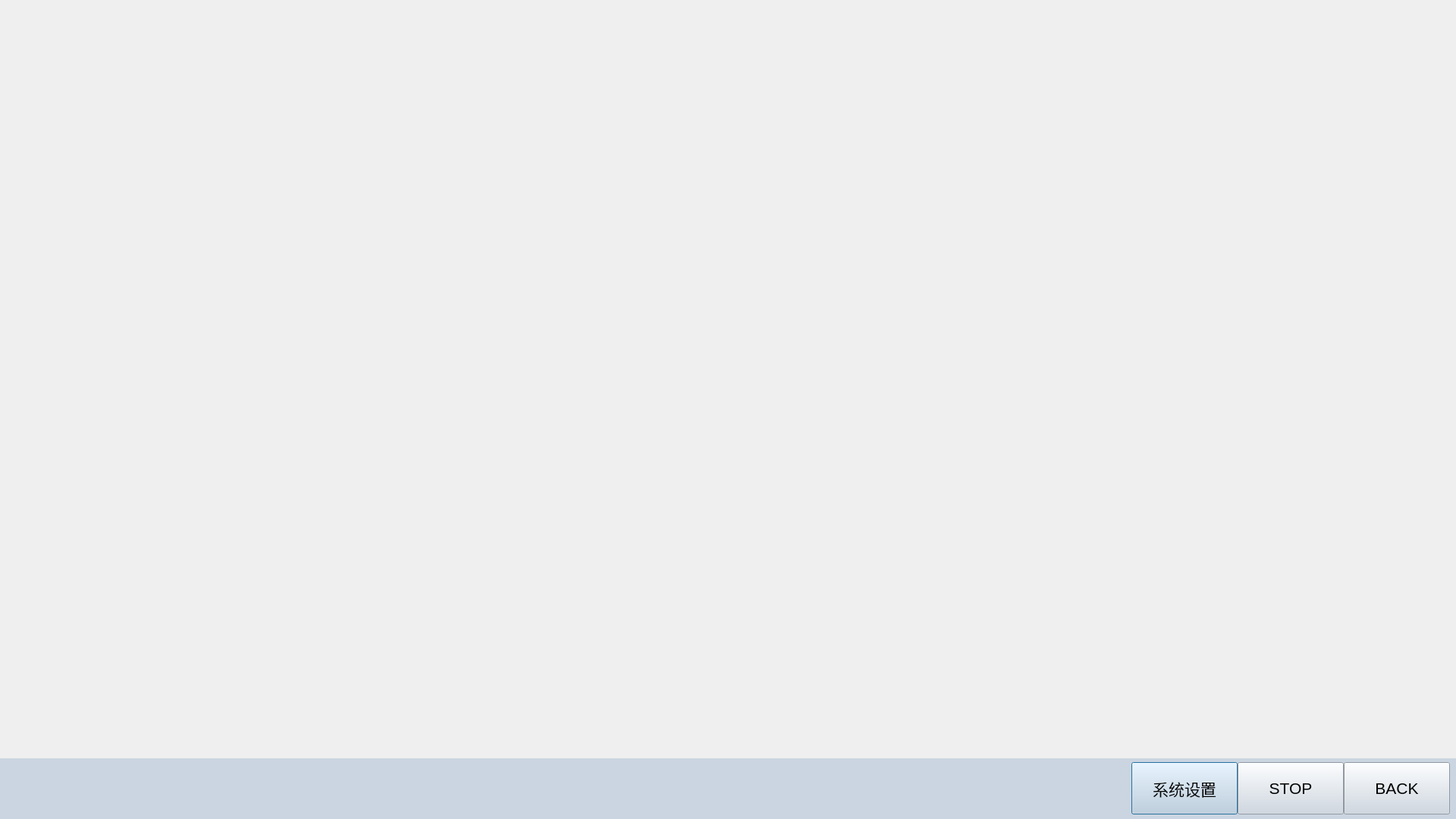
<?xml version="1.0" encoding="UTF-8"?>
<ui version="4.0">
 <class>BaseMainWindowClass</class>
 <widget class="QDialog" name="BaseMainWindowClass">
  <property name="geometry">
   <rect>
    <x>0</x>
    <y>0</y>
    <width>1920</width>
    <height>1080</height>
   </rect>
  </property>
  <property name="minimumSize">
   <size>
    <width>1920</width>
    <height>1080</height>
   </size>
  </property>
  <property name="maximumSize">
   <size>
    <width>1920</width>
    <height>1080</height>
   </size>
  </property>
  <property name="windowTitle">
   <string>BaseUI</string>
  </property>
  <layout class="QVBoxLayout" name="verticalLayout">
   <property name="spacing">
    <number>0</number>
   </property>
   <property name="leftMargin">
    <number>0</number>
   </property>
   <property name="topMargin">
    <number>0</number>
   </property>
   <property name="rightMargin">
    <number>0</number>
   </property>
   <property name="bottomMargin">
    <number>0</number>
   </property>
   <item>
    <widget class="TitleBarView" name="title_bar">
     <property name="minimumSize">
      <size>
       <width>1920</width>
       <height>135</height>
      </size>
     </property>
     <property name="maximumSize">
      <size>
       <width>1920</width>
       <height>135</height>
      </size>
     </property>
    </widget>
   </item>
   <item>
    <widget class="QStackedWidget" name="main_stack_">
     <property name="minimumSize">
      <size>
       <width>1920</width>
       <height>865</height>
      </size>
     </property>
     <property name="maximumSize">
      <size>
       <width>1920</width>
       <height>865</height>
      </size>
     </property>
    </widget>
   </item>
   <item>
    <widget class="QWidget" name="bottom_bar" native="true">
     <property name="minimumSize">
      <size>
       <width>1920</width>
       <height>80</height>
      </size>
     </property>
     <property name="maximumSize">
      <size>
       <width>1920</width>
       <height>80</height>
      </size>
     </property>
     <property name="styleSheet">
      <string notr="true">QWidget { background:#CBD5E1; }</string>
     </property>
     <layout class="QHBoxLayout" name="bottom_layout">
      <property name="spacing">
       <number>0</number>
      </property>
      <property name="leftMargin">
       <number>8</number>
      </property>
      <property name="topMargin">
       <number>5</number>
      </property>
      <property name="rightMargin">
       <number>8</number>
      </property>
      <property name="bottomMargin">
       <number>6</number>
      </property>
      <item>
       <spacer name="horizontalSpacer">
        <property name="orientation">
         <enum>Qt::Horizontal</enum>
        </property>
        <property name="sizeHint" stdset="0">
         <size>
          <width>40</width>
          <height>20</height>
         </size>
        </property>
       </spacer>
      </item>
      <item>
       <widget class="PsButton" name="system_setting_button_">
        <property name="minimumSize">
         <size>
          <width>140</width>
          <height>69</height>
         </size>
        </property>
        <property name="maximumSize">
         <size>
          <width>140</width>
          <height>69</height>
         </size>
        </property>
        <property name="font">
         <font>
          <pointsize>16</pointsize>
         </font>
        </property>
        <property name="text">
         <string>系统设置</string>
        </property>
       </widget>
      </item>
      <item>
       <widget class="PsButton" name="stop_action_">
        <property name="minimumSize">
         <size>
          <width>140</width>
          <height>69</height>
         </size>
        </property>
        <property name="maximumSize">
         <size>
          <width>140</width>
          <height>69</height>
         </size>
        </property>
        <property name="font">
         <font>
          <pointsize>16</pointsize>
         </font>
        </property>
        <property name="text">
         <string>STOP</string>
        </property>
       </widget>
      </item>
      <item>
       <widget class="PsButton" name="back_page_">
        <property name="minimumSize">
         <size>
          <width>140</width>
          <height>69</height>
         </size>
        </property>
        <property name="maximumSize">
         <size>
          <width>140</width>
          <height>69</height>
         </size>
        </property>
        <property name="font">
         <font>
          <pointsize>16</pointsize>
         </font>
        </property>
        <property name="text">
         <string>BACK</string>
        </property>
       </widget>
      </item>
     </layout>
    </widget>
   </item>
  </layout>
 </widget>
 <layoutdefault spacing="6" margin="11"/>
 <customwidgets>
  <customwidget>
   <class>TitleBarView</class>
   <extends>QWidget</extends>
   <header>view/pages/title_bar_view/title_bar_view.h</header>
  </customwidget>
  <customwidget>
   <class>PsButton</class>
   <extends>QPushButton</extends>
   <header>view/components/ps_button/ps_button.h</header>
  </customwidget>
 </customwidgets>
 <resources>
  <include location="../../../res/main_res.qrc"/>
 </resources>
 <connections/>
</ui>
